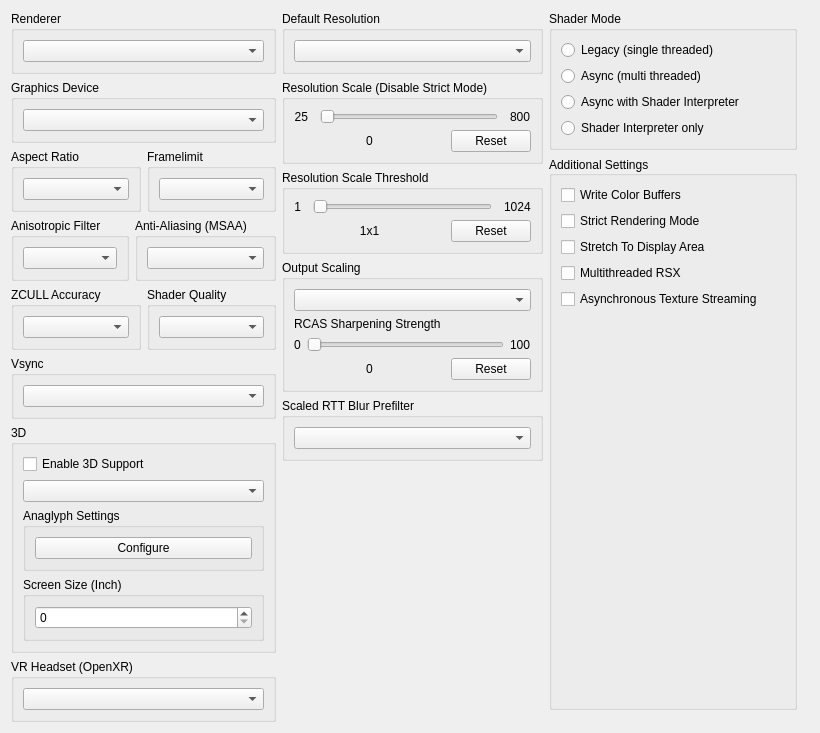
         <widget class="QWidget" name="gpuTabScrollContents">
          <property name="geometry">
           <rect>
            <x>0</x>
            <y>0</y>
            <width>820</width>
            <height>688</height>
           </rect>
          </property>
          <layout class="QVBoxLayout" name="gpuTabScrollContentsLayout">
           <item>
            <layout class="QHBoxLayout" name="gpuTabLayout" stretch="1,1,1">
             <item>
              <layout class="QVBoxLayout" name="gpuTabLayoutLeft">
               <item>
                <widget class="QGroupBox" name="gb_renderer">
                 <property name="title">
                  <string>Renderer</string>
                 </property>
                 <layout class="QVBoxLayout" name="gb_renderer_layout">
                  <item>
                   <widget class="QComboBox" name="renderBox"/>
                  </item>
                 </layout>
                </widget>
               </item>
               <item>
                <widget class="QGroupBox" name="gb_graphicsAdapter">
                 <property name="title">
                  <string>Graphics Device</string>
                 </property>
                 <layout class="QVBoxLayout" name="gb_graphicsAdapter_layout">
                  <item>
                   <widget class="QComboBox" name="graphicsAdapterBox"/>
                  </item>
                 </layout>
                </widget>
               </item>
               <item>
                <widget class="QWidget" name="widget_gpu_top" native="true">
                 <layout class="QHBoxLayout" name="widget_gpu_top_layout" stretch="1,1">
                  <property name="leftMargin">
                   <number>0</number>
                  </property>
                  <property name="topMargin">
                   <number>0</number>
                  </property>
                  <property name="rightMargin">
                   <number>0</number>
                  </property>
                  <property name="bottomMargin">
                   <number>0</number>
                  </property>
                  <item>
                   <widget class="QGroupBox" name="gb_aspectRatio">
                    <property name="title">
                     <string>Aspect Ratio</string>
                    </property>
                    <layout class="QVBoxLayout" name="gb_aspectRatio_layout">
                     <item>
                      <widget class="QComboBox" name="aspectBox"/>
                     </item>
                    </layout>
                   </widget>
                  </item>
                  <item>
                   <widget class="QGroupBox" name="gb_frameLimit">
                    <property name="title">
                     <string>Framelimit</string>
                    </property>
                    <layout class="QVBoxLayout" name="gb_frameLimit_layout">
                     <item>
                      <widget class="QComboBox" name="frameLimitBox"/>
                     </item>
                    </layout>
                   </widget>
                  </item>
                 </layout>
                </widget>
               </item>
               <item>
                <widget class="QWidget" name="widget_gpu_bottom" native="true">
                 <layout class="QHBoxLayout" name="widget_gpu_bottom_layout" stretch="1,1">
                  <property name="leftMargin">
                   <number>0</number>
                  </property>
                  <property name="topMargin">
                   <number>0</number>
                  </property>
                  <property name="rightMargin">
                   <number>0</number>
                  </property>
                  <property name="bottomMargin">
                   <number>0</number>
                  </property>
                  <item>
                   <widget class="QGroupBox" name="gb_anisotropicFilter">
                    <property name="title">
                     <string>Anisotropic Filter</string>
                    </property>
                    <layout class="QVBoxLayout" name="gb_anisotropicFilter_layout">
                     <item>
                      <widget class="QComboBox" name="anisotropicFilterOverride"/>
                     </item>
                    </layout>
                   </widget>
                  </item>
                  <item>
                   <widget class="QGroupBox" name="gb_antiAliasing">
                    <property name="title">
                     <string>Anti-Aliasing (MSAA)</string>
                    </property>
                    <layout class="QVBoxLayout" name="gb_antiAliasing_layout">
                     <item>
                      <widget class="QComboBox" name="antiAliasing"/>
                     </item>
                    </layout>
                   </widget>
                  </item>
                 </layout>
                </widget>
               </item>
               <item>
                <widget class="QWidget" name="widget_gpu_3" native="true">
                 <layout class="QHBoxLayout" name="widget_gpu_3_layout" stretch="1,1">
                  <property name="leftMargin">
                   <number>0</number>
                  </property>
                  <property name="topMargin">
                   <number>0</number>
                  </property>
                  <property name="rightMargin">
                   <number>0</number>
                  </property>
                  <property name="bottomMargin">
                   <number>0</number>
                  </property>
                  <item>
                   <widget class="QGroupBox" name="gbZCULL">
                    <property name="title">
                     <string>ZCULL Accuracy</string>
                    </property>
                    <layout class="QVBoxLayout" name="gbZCULL_layout">
                     <item>
                      <widget class="QComboBox" name="zcullPrecisionMode"/>
                     </item>
                    </layout>
                   </widget>
                  </item>
                  <item>
                   <widget class="QGroupBox" name="gbShaderPrecision">
                    <property name="title">
                     <string>Shader Quality</string>
                    </property>
                    <layout class="QVBoxLayout" name="gbShaderPrecision_layout">
                     <item>
                      <widget class="QComboBox" name="shaderPrecision"/>
                     </item>
                    </layout>
                   </widget>
                  </item>
                 </layout>
                </widget>
               </item>
               <item>
                <widget class="QWidget" name="widget_gpu_4" native="true">
                 <layout class="QHBoxLayout" name="widget_gpu_4_layout" stretch="1">
                  <property name="leftMargin">
                   <number>0</number>
                  </property>
                  <property name="topMargin">
                   <number>0</number>
                  </property>
                  <property name="rightMargin">
                   <number>0</number>
                  </property>
                  <property name="bottomMargin">
                   <number>0</number>
                  </property>
                  <item>
                   <widget class="QGroupBox" name="gbVsync">
                    <property name="title">
                     <string>Vsync</string>
                    </property>
                    <layout class="QVBoxLayout" name="gbVsync_layout">
                     <item>
                      <widget class="QComboBox" name="vsyncMode"/>
                     </item>
                    </layout>
                   </widget>
                  </item>
                 </layout>
                </widget>
               </item>
               <item>
                <widget class="QGroupBox" name="gb_stereo">
                 <property name="title">
                  <string>3D</string>
                 </property>
                 <layout class="QVBoxLayout" name="gb_stereo_layout">
                  <item>
                   <widget class="QCheckBox" name="stereoRenderEnabled">
                    <property name="text">
                     <string>Enable 3D Support</string>
                    </property>
                   </widget>
                  </item>
                  <item>
                   <widget class="QComboBox" name="stereoRenderMode"/>
                  </item>
                  <item>
                   <widget class="QGroupBox" name="gb_anaglyph_settings">
                    <property name="title">
                     <string>Anaglyph Settings</string>
                    </property>
                    <layout class="QHBoxLayout" name="layout_gb_anaglyph_settings">
                     <item>
                      <widget class="QPushButton" name="pb_anaglyph_settings">
                       <property name="text">
                        <string>Configure</string>
                       </property>
                      </widget>
                     </item>
                    </layout>
                   </widget>
                  </item>
                  <item>
                   <widget class="QGroupBox" name="gb_screen_size">
                    <property name="title">
                     <string>Screen Size (Inch)</string>
                    </property>
                    <layout class="QVBoxLayout" name="layout_gb_screen_size">
                     <item>
                      <widget class="QSpinBox" name="sb_screen_size"/>
                     </item>
                    </layout>
                   </widget>
                  </item>
                 </layout>
                </widget>
               </item>
               <item>
                <widget class="QGroupBox" name="gb_openxr_render_mode">
                 <property name="title">
                  <string>VR Headset (OpenXR)</string>
                 </property>
                 <layout class="QVBoxLayout" name="gb_openxr_render_mode_layout">
                  <item>
                   <widget class="QComboBox" name="openxrRenderMode"/>
                  </item>
                 </layout>
                </widget>
               </item>
               <item>
                <spacer name="gpu_tab_layout_right_spacer">
                 <property name="orientation">
                  <enum>Qt::Orientation::Vertical</enum>
                 </property>
                 <property name="sizeType">
                  <enum>QSizePolicy::Policy::MinimumExpanding</enum>
                 </property>
                 <property name="sizeHint" stdset="0">
                  <size>
                   <width>0</width>
                   <height>0</height>
                  </size>
                 </property>
                </spacer>
               </item>
              </layout>
             </item>
             <item>
              <layout class="QVBoxLayout" name="gpuTabLayoutMiddle">
               <item>
                <widget class="QGroupBox" name="gb_default_resolution">
                 <property name="title">
                  <string>Default Resolution</string>
                 </property>
                 <layout class="QVBoxLayout" name="gb_default_resolution_layout">
                  <item>
                   <widget class="QComboBox" name="resBox"/>
                  </item>
                 </layout>
                </widget>
               </item>
               <item>
                <layout class="QVBoxLayout" name="layout_resolution_scale">
                 <property name="spacing">
                  <number>6</number>
                 </property>
                 <property name="leftMargin">
                  <number>0</number>
                 </property>
                 <item>
                  <widget class="QGroupBox" name="gb_resolutionScale">
                   <property name="title">
                    <string>Resolution Scale (Disable Strict Mode)</string>
                   </property>
                   <layout class="QVBoxLayout" name="gb_resolutionScale_layout">
                    <item>
                     <widget class="QWidget" name="resolutionScaleLayoutTop" native="true">
                      <layout class="QHBoxLayout" name="horizontalLayout_23" stretch="0,1,0">
                       <property name="spacing">
                        <number>12</number>
                       </property>
                       <property name="leftMargin">
                        <number>0</number>
                       </property>
                       <property name="topMargin">
                        <number>0</number>
                       </property>
                       <property name="rightMargin">
                        <number>0</number>
                       </property>
                       <property name="bottomMargin">
                        <number>0</number>
                       </property>
                       <item>
                        <widget class="QLabel" name="resolutionScaleMin">
                         <property name="text">
                          <string>25</string>
                         </property>
                         <property name="alignment">
                          <set>Qt::AlignmentFlag::AlignRight|Qt::AlignmentFlag::AlignTrailing|Qt::AlignmentFlag::AlignVCenter</set>
                         </property>
                        </widget>
                       </item>
                       <item>
                        <widget class="QSlider" name="resolutionScale">
                         <property name="orientation">
                          <enum>Qt::Orientation::Horizontal</enum>
                         </property>
                        </widget>
                       </item>
                       <item>
                        <widget class="QLabel" name="resolutionScaleMax">
                         <property name="text">
                          <string>800</string>
                         </property>
                        </widget>
                       </item>
                      </layout>
                     </widget>
                    </item>
                    <item>
                     <layout class="QHBoxLayout" name="resolutionScaleLayoutBottom" stretch="1,0">
                      <item>
                       <widget class="QLabel" name="resolutionScaleVal">
                        <property name="text">
                         <string>0</string>
                        </property>
                        <property name="alignment">
                         <set>Qt::AlignmentFlag::AlignCenter</set>
                        </property>
                       </widget>
                      </item>
                      <item>
                       <widget class="QPushButton" name="resolutionScaleReset">
                        <property name="text">
                         <string>Reset</string>
                        </property>
                       </widget>
                      </item>
                     </layout>
                    </item>
                   </layout>
                  </widget>
                 </item>
                 <item>
                  <widget class="QGroupBox" name="gb_minimumScalableDimension">
                   <property name="title">
                    <string>Resolution Scale Threshold</string>
                   </property>
                   <layout class="QVBoxLayout" name="gb_minimumScalableDimension_layout">
                    <item>
                     <layout class="QHBoxLayout" name="minimumScalableDimensionLayoutTop" stretch="0,1,0">
                      <property name="spacing">
                       <number>12</number>
                      </property>
                      <item>
                       <widget class="QLabel" name="minimumScalableDimensionMin">
                        <property name="text">
                         <string>1</string>
                        </property>
                        <property name="alignment">
                         <set>Qt::AlignmentFlag::AlignRight|Qt::AlignmentFlag::AlignTrailing|Qt::AlignmentFlag::AlignVCenter</set>
                        </property>
                       </widget>
                      </item>
                      <item>
                       <widget class="QSlider" name="minimumScalableDimension">
                        <property name="orientation">
                         <enum>Qt::Orientation::Horizontal</enum>
                        </property>
                       </widget>
                      </item>
                      <item>
                       <widget class="QLabel" name="minimumScalableDimensionMax">
                        <property name="text">
                         <string>1024</string>
                        </property>
                       </widget>
                      </item>
                     </layout>
                    </item>
                    <item>
                     <layout class="QHBoxLayout" name="minimumScalableDimensionLayoutBottom" stretch="1,0">
                      <item>
                       <widget class="QLabel" name="minimumScalableDimensionVal">
                        <property name="text">
                         <string>1x1</string>
                        </property>
                        <property name="alignment">
                         <set>Qt::AlignmentFlag::AlignCenter</set>
                        </property>
                       </widget>
                      </item>
                      <item>
                       <widget class="QPushButton" name="minimumScalableDimensionReset">
                        <property name="text">
                         <string>Reset</string>
                        </property>
                       </widget>
                      </item>
                     </layout>
                    </item>
                   </layout>
                  </widget>
                 </item>
                </layout>
               </item>
               <item>
                <widget class="QGroupBox" name="gb_outputScaling">
                 <property name="title">
                  <string>Output Scaling</string>
                 </property>
                 <layout class="QVBoxLayout" name="gb_Upscaling_layout">
                  <item>
                   <widget class="QComboBox" name="outputScalingMode"/>
                  </item>
                  <item>
                   <widget class="QWidget" name="fsrSharpeningStrengthWidget" native="true">
                    <layout class="QVBoxLayout" name="fsrSharpeningWidgetLayout">
                     <property name="leftMargin">
                      <number>0</number>
                     </property>
                     <property name="topMargin">
                      <number>0</number>
                     </property>
                     <property name="rightMargin">
                      <number>0</number>
                     </property>
                     <property name="bottomMargin">
                      <number>0</number>
                     </property>
                     <item>
                      <widget class="QLabel" name="fsrSharpeningStrengthLabel">
                       <property name="sizePolicy">
                        <sizepolicy hsizetype="Preferred" vsizetype="Preferred">
                         <horstretch>0</horstretch>
                         <verstretch>0</verstretch>
                        </sizepolicy>
                       </property>
                       <property name="text">
                        <string>RCAS Sharpening Strength</string>
                       </property>
                       <property name="alignment">
                        <set>Qt::AlignmentFlag::AlignBottom|Qt::AlignmentFlag::AlignLeading|Qt::AlignmentFlag::AlignLeft</set>
                       </property>
                       <property name="margin">
                        <number>1</number>
                       </property>
                      </widget>
                     </item>
                     <item>
                      <layout class="QHBoxLayout" name="fsrSharpeningLayoutTop">
                       <item>
                        <widget class="QLabel" name="minSharpeningVal">
                         <property name="text">
                          <string>0</string>
                         </property>
                        </widget>
                       </item>
                       <item>
                        <widget class="QSlider" name="fsrSharpeningStrength">
                         <property name="orientation">
                          <enum>Qt::Orientation::Horizontal</enum>
                         </property>
                        </widget>
                       </item>
                       <item>
                        <widget class="QLabel" name="maxSharpeningVal">
                         <property name="sizePolicy">
                          <sizepolicy hsizetype="Minimum" vsizetype="Preferred">
                           <horstretch>0</horstretch>
                           <verstretch>0</verstretch>
                          </sizepolicy>
                         </property>
                         <property name="text">
                          <string>100</string>
                         </property>
                        </widget>
                       </item>
                      </layout>
                     </item>
                     <item>
                      <layout class="QHBoxLayout" name="fsrSharpeningLayoutBottom" stretch="1,0">
                       <item>
                        <widget class="QLabel" name="fsrSharpeningStrengthVal">
                         <property name="text">
                          <string>0</string>
                         </property>
                         <property name="alignment">
                          <set>Qt::AlignmentFlag::AlignCenter</set>
                         </property>
                        </widget>
                       </item>
                       <item>
                        <widget class="QPushButton" name="fsrSharpeningStrengthReset">
                         <property name="text">
                          <string>Reset</string>
                         </property>
                        </widget>
                       </item>
                      </layout>
                     </item>
                    </layout>
                   </widget>
                  </item>
                 </layout>
                </widget>
               </item>
               <item>
                <widget class="QGroupBox" name="gb_scaledRTTPrefilter">
                 <property name="title">
                  <string>Scaled RTT Blur Prefilter</string>
                 </property>
                 <layout class="QVBoxLayout" name="gb_scaledRTTPrefilter_layout">
                  <item>
                   <widget class="QComboBox" name="scaledRTTPrefilterMode"/>
                  </item>
                 </layout>
                </widget>
               </item>
               <item>
                <spacer name="gpu_tab_layout_middle_spacer">
                 <property name="orientation">
                  <enum>Qt::Orientation::Vertical</enum>
                 </property>
                 <property name="sizeType">
                  <enum>QSizePolicy::Policy::MinimumExpanding</enum>
                 </property>
                 <property name="sizeHint" stdset="0">
                  <size>
                   <width>0</width>
                   <height>0</height>
                  </size>
                 </property>
                </spacer>
               </item>
              </layout>
             </item>
             <item>
              <layout class="QVBoxLayout" name="gpuTabLayoutRight">
               <property name="rightMargin">
                <number>12</number>
               </property>
               <property name="bottomMargin">
                <number>12</number>
               </property>
               <item>
                <widget class="QGroupBox" name="gb_shader_mode">
                 <property name="minimumSize">
                  <size>
                   <width>0</width>
                   <height>123</height>
                  </size>
                 </property>
                 <property name="title">
                  <string>Shader Mode</string>
                 </property>
                 <layout class="QVBoxLayout" name="verticalLayout">
                  <item>
                   <widget class="QRadioButton" name="rb_legacy_recompiler">
                    <property name="text">
                     <string notr="true">Legacy (single threaded)</string>
                    </property>
                   </widget>
                  </item>
                  <item>
                   <widget class="QRadioButton" name="rb_async_recompiler">
                    <property name="text">
                     <string notr="true">Async (multi threaded)</string>
                    </property>
                   </widget>
                  </item>
                  <item>
                   <widget class="QRadioButton" name="rb_async_with_shader_interpreter">
                    <property name="text">
                     <string notr="true">Async with Shader Interpreter</string>
                    </property>
                   </widget>
                  </item>
                  <item>
                   <widget class="QRadioButton" name="rb_shader_interpreter_only">
                    <property name="text">
                     <string notr="true">Shader Interpreter only</string>
                    </property>
                   </widget>
                  </item>
                 </layout>
                </widget>
               </item>
               <item>
                <widget class="QGroupBox" name="gb_additional_settings">
                 <property name="title">
                  <string>Additional Settings</string>
                 </property>
                 <property name="alignment">
                  <set>Qt::AlignmentFlag::AlignLeading|Qt::AlignmentFlag::AlignLeft|Qt::AlignmentFlag::AlignVCenter</set>
                 </property>
                 <layout class="QVBoxLayout" name="gb_additional_settings_layout">
                  <item>
                   <widget class="QCheckBox" name="dumpColor">
                    <property name="text">
                     <string>Write Color Buffers</string>
                    </property>
                   </widget>
                  </item>
                  <item>
                   <widget class="QCheckBox" name="strictModeRendering">
                    <property name="text">
                     <string>Strict Rendering Mode</string>
                    </property>
                   </widget>
                  </item>
                  <item>
                   <widget class="QCheckBox" name="stretchToDisplayArea">
                    <property name="text">
                     <string>Stretch To Display Area</string>
                    </property>
                   </widget>
                  </item>
                  <item>
                   <widget class="QCheckBox" name="multithreadedRSX">
                    <property name="text">
                     <string>Multithreaded RSX</string>
                    </property>
                   </widget>
                  </item>
                  <item>
                   <widget class="QCheckBox" name="asyncTextureStreaming">
                    <property name="text">
                     <string>Asynchronous Texture Streaming</string>
                    </property>
                   </widget>
                  </item>
                  <item>
                   <spacer name="additional_settings_spacer">
                    <property name="orientation">
                     <enum>Qt::Orientation::Vertical</enum>
                    </property>
                    <property name="sizeType">
                     <enum>QSizePolicy::Policy::MinimumExpanding</enum>
                    </property>
                    <property name="sizeHint" stdset="0">
                     <size>
                      <width>0</width>
                      <height>0</height>
                     </size>
                    </property>
                   </spacer>
                  </item>
                 </layout>
                </widget>
               </item>
              </layout>
             </item>
            </layout>
           </item>
           <item>
            <spacer name="gpuTabSpacer">
             <property name="orientation">
              <enum>Qt::Orientation::Vertical</enum>
             </property>
             <property name="sizeType">
              <enum>QSizePolicy::Policy::MinimumExpanding</enum>
             </property>
             <property name="sizeHint" stdset="0">
              <size>
               <width>0</width>
               <height>0</height>
              </size>
             </property>
            </spacer>
           </item>
          </layout>
         </widget>
